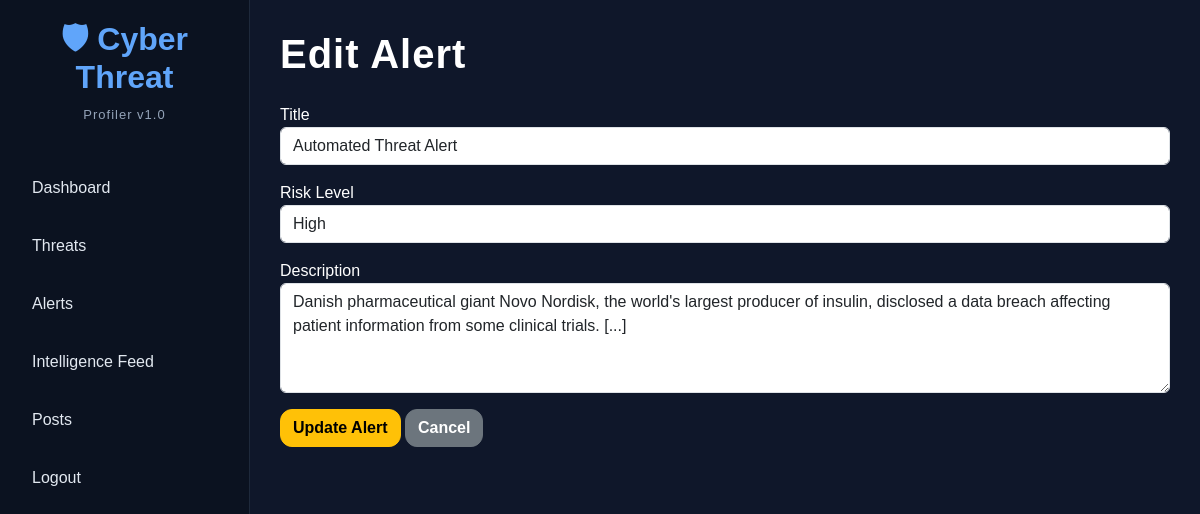
Screenshot of /alerts/edit/12/ with the database file from the repository.
### alerts/models.py (models this page shows, shortened)
class Alert(models.Model):
    title = models.CharField(
        max_length=200
    )
    risk_level = models.CharField(
        max_length=50
    )
    description = models.TextField()
    created_at = models.DateTimeField(
        auto_now_add=True
    )

### alerts/views.py (the view)
# urls.py: path('edit/<int:id>/', views.edit_alert, name='edit_alert'),
def edit_alert(request, id):
    alert = get_object_or_404(
        Alert,
        id=id
    )
    if request.method == "POST":
        alert.title = request.POST.get('title')
        alert.risk_level = request.POST.get('risk_level')
        alert.description = request.POST.get('description')
        alert.save()
        return redirect('alerts')
    return render(
        request,
        'edit_alert.html',
        {
            'alert': alert
        }
    )

### templates/edit_alert.html (shortened to what this page needs)
{% extends 'base.html' %}
{% block content %}
<h1>Edit Alert</h1>
<form method="POST">
    <div class="mb-3">
        <label>Title</label>
        <input
            type="text"
            name="title"
            class="form-control"
            value="{{ alert.title }}"
            required>
    </div>
    <div class="mb-3">
        <label>Risk Level</label>
        <select
            name="risk_level"
            class="form-control">
            <option {% if alert.risk_level == 'High' %}selected{% endif %}>High</option>
        </select>
    </div>
    <div class="mb-3">
        <label>Description</label>
        <textarea
            name="description"
            class="form-control"
            rows="4">{{ alert.description }}</textarea>
    </div>
    <button
        type="submit"
        class="btn btn-warning">
        Update Alert
    </button>
    <a href="/alerts/" class="btn btn-secondary">
        Cancel
    </a>
</form>
{% endblock %}

### static/css/style.css (style rules this page uses)
body { margin:0; background:#0f172a; color:white; font-family:Arial, sans-serif; }
h1 { font-weight:700; margin-bottom:25px; letter-spacing:1px; }
.btn { border-radius:12px !important; font-weight:600; transition:0.3s; }

### rows the page displays
Alert: title "Automated Threat Alert", risk_level "High", description "Danish pharmaceutical giant Novo Nordisk, the world's largest producer of insulin, disclosed a data breach affecting patient information from some clinical trials. [...]"
